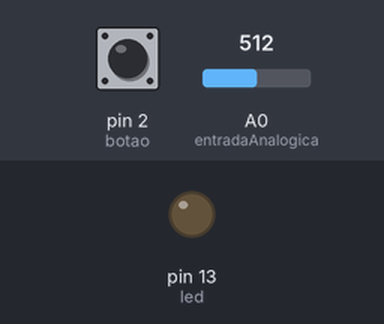
A sketch run on a simulated Arduino Uno, built with avr-gcc and run on an emulated ATmega328P. Parts: output pins drawn as LEDs (lit = HIGH). The inputs (shaded band) are chosen by the test bench; at power-on: pin 2 (botao) LOW, A0 (entradaAnalogica) = 512.

Above: at 1.2 s.
1.3 s: pin 2 (botao) pulled HIGH for 0.15 s
At 2.2 s:
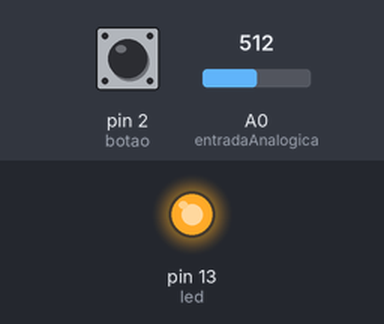
2.9 s: A0 (entradaAnalogica) set to 11
4.4 s: A0 (entradaAnalogica) set to 8
At 5.6 s:
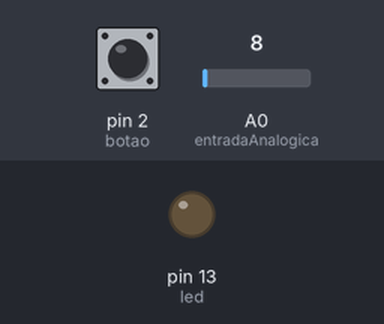
5.9 s: pin 2 (botao) pulled HIGH for 1 s
At 6.7 s:
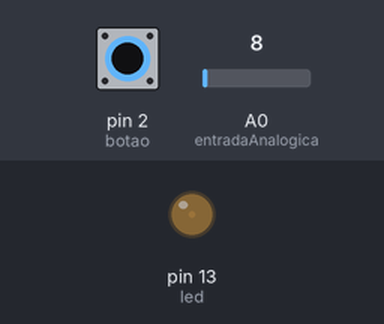
8.4 s: pin 2 (botao) pulled HIGH for 3.2 s
At 9.8 s:
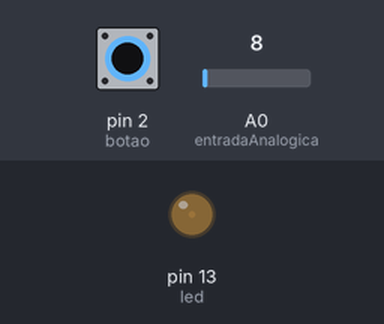
Timing chart, 0 to 13.1 s (numbered marks = the images above; inputs shaded):
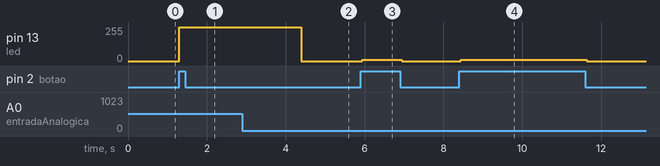

The sketch:

8.ino
```cpp
//Faça um sistema com um led que deve ligar toda a vez que um botão for pressionado. Esse led
//deverá desligar quando a leitura de uma porta analógica seja menor que 10.

const int botao = 2;  // Botão ligado na porta digital 2
const int led = 13;    // LED ligado na porta digital 13
const int entradaAnalogica = A0; // Entrada analógica para leitura

void setup() {
    pinMode(botao, INPUT);
    pinMode(led, OUTPUT);
}

void loop() {
    bool botaoPressionado = digitalRead(botao) == HIGH;
    int valorAnalogico = analogRead(entradaAnalogica);

    if (botaoPressionado) {
        digitalWrite(led, HIGH); // Liga o LED quando o botão for pressionado
    }

    if (valorAnalogico < 10) {
        digitalWrite(led, LOW); // Desliga o LED se a leitura analógica for menor que 10
    }
}
```

Measured:
- the behaviour switches between 10 and 9 on A0 (entradaAnalogica) (found by bisection; images 1 and 2)
- after the input at 1.3 s, pin 13 (led): 0/255 → 255/255 at once
- after the input at 2.9 s, every drawn part: stays the same
- after the input at 4.4 s, pin 13 (led): 255/255 → 0/255 at once
- after the input at 5.9 s, pin 13 (led): 0/255 → 9/255 at once, → 0/255 1.0 s later
- after the input at 8.4 s, pin 13 (led): 0/255 → 9/255 at once, → 0/255 3.2 s later
